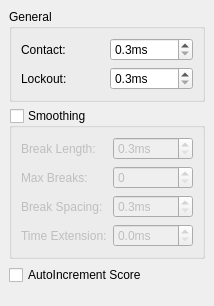
<ui version="4.0" >
 <author></author>
 <comment></comment>
 <exportmacro></exportmacro>
 <class>EpeeTimingBox</class>
 <widget class="QWidget" name="EpeeTimingBox" >
  <property name="geometry" >
   <rect>
    <x>0</x>
    <y>0</y>
    <width>188</width>
    <height>306</height>
   </rect>
  </property>
  <property name="windowTitle" >
   <string>Epee Timing Box</string>
  </property>
  <layout class="QVBoxLayout" >
   <property name="margin" >
    <number>9</number>
   </property>
   <property name="spacing" >
    <number>6</number>
   </property>
   <item>
    <widget class="QGroupBox" name="generalGroup" >
     <property name="toolTip" >
      <string>General Timing Data</string>
     </property>
     <property name="whatsThis" >
      <string>The basic timings that are required for all foil settings.</string>
     </property>
     <property name="title" >
      <string>General</string>
     </property>
     <layout class="QGridLayout" >
      <property name="margin" >
       <number>9</number>
      </property>
      <property name="spacing" >
       <number>6</number>
      </property>
      <item row="0" column="1" >
       <widget class="QDoubleSpinBox" name="debounceTime" >
        <property name="toolTip" >
         <string>Time to land a touch</string>
        </property>
        <property name="whatsThis" >
         <string>How long the tip must remain depressed in order to register a touch</string>
        </property>
        <property name="suffix" >
         <string>ms</string>
        </property>
        <property name="decimals" >
         <number>1</number>
        </property>
        <property name="maximum" >
         <double>1000</double>
        </property>
        <property name="minimum" >
         <double>0.3</double>
        </property>
        <property name="singleStep" >
         <double>0.3</double>
        </property>
       </widget>
      </item>
      <item row="1" column="1" >
       <widget class="QDoubleSpinBox" name="lockoutTime" >
        <property name="toolTip" >
         <string>Time to lockout opponent</string>
        </property>
        <property name="whatsThis" >
         <string>How much time to wait before locking the box after the first touch is landed</string>
        </property>
        <property name="suffix" >
         <string>ms</string>
        </property>
        <property name="decimals" >
         <number>1</number>
        </property>
        <property name="maximum" >
         <double>1000</double>
        </property>
        <property name="minimum" >
         <double>0.3</double>
        </property>
        <property name="singleStep" >
         <double>0.3</double>
        </property>
       </widget>
      </item>
      <item row="0" column="0" >
       <widget class="QLabel" name="debounceLabel" >
        <property name="focusPolicy" >
         <enum>Qt::NoFocus</enum>
        </property>
        <property name="text" >
         <string>Contact:</string>
        </property>
        <property name="buddy" >
         <cstring>debounceTime</cstring>
        </property>
       </widget>
      </item>
      <item row="1" column="0" >
       <widget class="QLabel" name="lockoutLabel" >
        <property name="focusPolicy" >
         <enum>Qt::NoFocus</enum>
        </property>
        <property name="text" >
         <string>Lockout:</string>
        </property>
        <property name="buddy" >
         <cstring>lockoutTime</cstring>
        </property>
       </widget>
      </item>
     </layout>
    </widget>
   </item>
   <item>
    <widget class="QGroupBox" name="smoothing" >
     <property name="toolTip" >
      <string>Settings for smoothing out micro-breaks</string>
     </property>
     <property name="whatsThis" >
      <string>Tells the box how to treat the timings when a microbreak occurs.  If not enabled the box resets the on and off-target timers at any microbreak.</string>
     </property>
     <property name="title" >
      <string>Smoothing</string>
     </property>
     <property name="checkable" >
      <bool>true</bool>
     </property>
     <property name="checked" >
      <bool>false</bool>
     </property>
     <layout class="QGridLayout" >
      <property name="margin" >
       <number>9</number>
      </property>
      <property name="spacing" >
       <number>6</number>
      </property>
      <item row="2" column="0" >
       <widget class="QLabel" name="maxSpacingLabel" >
        <property name="text" >
         <string>Break Spacing:</string>
        </property>
        <property name="buddy" >
         <cstring>breakSpacing</cstring>
        </property>
       </widget>
      </item>
      <item row="3" column="1" >
       <widget class="QDoubleSpinBox" name="timeExtension" >
        <property name="toolTip" >
         <string>Time to extend the timer on each Microbreak</string>
        </property>
        <property name="whatsThis" >
         <string>should we extend the timer after each microbreak?</string>
        </property>
        <property name="suffix" >
         <string>ms</string>
        </property>
        <property name="decimals" >
         <number>1</number>
        </property>
        <property name="maximum" >
         <double>1000</double>
        </property>
        <property name="minimum" >
         <double>0</double>
        </property>
        <property name="singleStep" >
         <double>0.3</double>
        </property>
        <property name="value" >
         <double>0</double>
        </property>
       </widget>
      </item>
      <item row="3" column="0" >
       <widget class="QLabel" name="timeExtend" >
        <property name="text" >
         <string>Time Extension:</string>
        </property>
        <property name="buddy" >
         <cstring>timeExtension</cstring>
        </property>
       </widget>
      </item>
      <item row="0" column="0" >
       <widget class="QLabel" name="breakLenLabel" >
        <property name="text" >
         <string>Break Length:</string>
        </property>
        <property name="buddy" >
         <cstring>breakTime</cstring>
        </property>
       </widget>
      </item>
      <item row="1" column="0" >
       <widget class="QLabel" name="maxBreaksLabel" >
        <property name="text" >
         <string>Max Breaks:</string>
        </property>
        <property name="buddy" >
         <cstring>maxBreaks</cstring>
        </property>
       </widget>
      </item>
      <item row="0" column="1" >
       <widget class="QDoubleSpinBox" name="breakTime" >
        <property name="toolTip" >
         <string>Maximum lengthof a micro-break</string>
        </property>
        <property name="whatsThis" >
         <string>How long can a break last before we consider it no loner touching</string>
        </property>
        <property name="suffix" >
         <string>ms</string>
        </property>
        <property name="decimals" >
         <number>1</number>
        </property>
        <property name="maximum" >
         <double>1000</double>
        </property>
        <property name="minimum" >
         <double>0.3</double>
        </property>
        <property name="singleStep" >
         <double>0.3</double>
        </property>
       </widget>
      </item>
      <item row="2" column="1" >
       <widget class="QDoubleSpinBox" name="breakSpacing" >
        <property name="toolTip" >
         <string>Minimum timer between breaks</string>
        </property>
        <property name="whatsThis" >
         <string>Time that must be between breaks for us not to consider them micro-contacts</string>
        </property>
        <property name="suffix" >
         <string>ms</string>
        </property>
        <property name="decimals" >
         <number>1</number>
        </property>
        <property name="maximum" >
         <double>1000</double>
        </property>
        <property name="minimum" >
         <double>0.3</double>
        </property>
        <property name="singleStep" >
         <double>0.3</double>
        </property>
       </widget>
      </item>
      <item row="1" column="1" >
       <widget class="QSpinBox" name="maxBreaks" >
        <property name="toolTip" >
         <string>How many breaks max?</string>
        </property>
        <property name="whatsThis" >
         <string>ow me breaks we can allow before cancelling a timer?</string>
        </property>
       </widget>
      </item>
     </layout>
    </widget>
   </item>
   <item>
    <widget class="QCheckBox" name="autoIncrement" >
     <property name="text" >
      <string>AutoIncrement Score</string>
     </property>
    </widget>
   </item>
   <item>
    <spacer>
     <property name="orientation" >
      <enum>Qt::Vertical</enum>
     </property>
     <property name="sizeHint" >
      <size>
       <width>20</width>
       <height>40</height>
      </size>
     </property>
    </spacer>
   </item>
  </layout>
 </widget>
 <pixmapfunction></pixmapfunction>
 <resources/>
 <connections/>
</ui>
